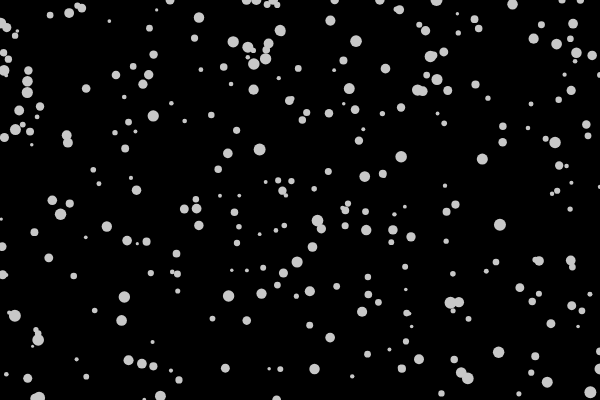
Frame 1 (no input)
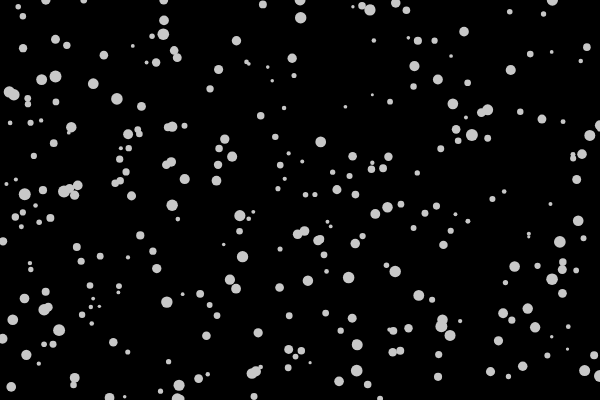
Frame 60 (no input)
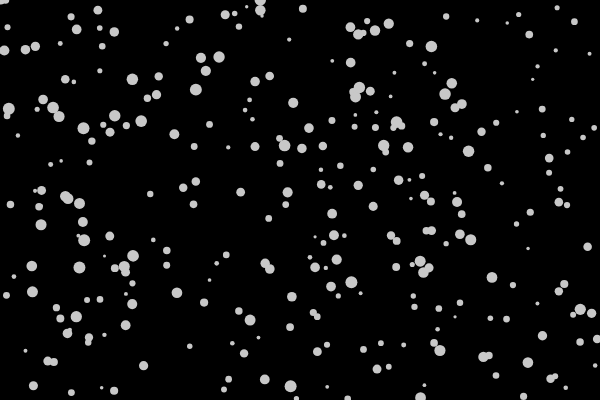
Frame 120 (the mouse pressed at the canvas centre since frame 60)

The p5.js sketch that drew these frames (run headless with seeded random() and noise() and a simulated clock; from frame 60 on, the mouse is pressed at the canvas centre):

// p5.js sketch
// ── sketch.js
// DM2008 — Activity 4b
// Objects in Motion (50 min)

// ============================
// Step 0: Global data
// ============================
let agents = []; // array to hold many objects
const NUM_START = 300; // you can tweak this

function setup() {
  createCanvas(600, 400);
  noStroke();

  // ============================
  // Step 1: Populate the array
  // - Use a loop to create multiple instances
  // - Give each instance some randomized starting values
  // ============================
  for (let i = 0; i < NUM_START; i++) {
    let x = random(width);
    let y = random(height);
    let sz = random(3, 12);
    let speedX = random(-10, 2);
    let speedY = random(10, 2);
    // TODO: pass any extra properties you plan to use
    agents.push(new Agent(x, y, sz, speedX, speedY));
  }
}

function draw() {
  background(0);

  // ============================
  // Step 2: Loop through the array
  // - Call at least TWO methods on each object
  //   e.g., update() then show()
  // ============================
  for (let i = 0; i < agents.length; i++) {
    agents[i].update(); // change over time
    agents[i].show(); // draw
  }

  // ============================
  // Step 3 (optional but recommended):
  // Removal / lifespan
  // - If your objects can "die", remove them safely.
  // - Use a backward loop to avoid skipping items when splicing.
  // ============================
  for (let i = agents.length - 1; i >= 0; i--) {
    if (agents[i].life <= 0) {
      agents.splice(i, 1);
    }
  }
}

// ============================
// Step 4: Interaction (optional)
// - Add new objects with mouse clicks
// - Toggle behaviors with keys
// ============================
function mousePressed() {
  let sz = random(3, 20);
  let speedX = random(-2, 2);
  let speedY = random(-2, 2);
  agents.push(new Agent(mouseX, mouseY, sz, speedX, speedY));
}

function keyPressed() {
  // Example toggles—feel free to customize
  if (key === "C") {
    // clear all agents
    agents = [];
  }
}

// ============================
// Step 5: Define your Class
// - Must have at least 1 property that changes over time
// - Must have at least 1 method besides show()
// - Feel free to add more properties/methods
// ============================
class Agent {
  constructor(x, y, sz, speedX, speedY) {
    // Required properties
    this.x = x;
    this.y = y;
    this.sz = sz;

    // Motion
    this.dx = speedX;
    this.dy = speedY;

    // Style (customize!)
    this.h = fill(200);
    this.a = 200;

    // Lifespan (optional)
    // use this if you want fade/shrink/remove behavior
    this.life = 50;
    this.life -= 1;
    this.sz *= 1;
 }

  // Method #1: update — change over time
  update() {
    // Basic movement
    this.x += this.dx;
    this.y += this.dy;

    // Simple screen wrap (A) or bounce (B) — pick one or implement your own:

    // (A) Wrap:
    if (this.x > width) {
      this.x = 0;
    }
    if (this.x < 0) {
      this.x = width;
    }
    if (this.y > height) {
      this.y = 0;
    }
    if (this.y < 0) {
      this.y = height;
    }

    // (B) Bounce (comment Wrap out if you use Bounce):
    // if (this.x < 0 || this.x > width) {
    //   this.dx *= -1;
    // }
    // if (this.y < 0 || this.y > height) {
    //   this.dy *= -1;
    // }

    // Example of property changing over time:
    // subtle size pulse
    // this.sz += sin(frameCount * 0.05) * 0.2;

    // Or use a lifespan:
    // this.life -= 1;        // fade over time
    // this.sz -= 0.05;     // shrink slowly
  }

  // Method #2: show — draw the object
  show() {
    // If you use HSB, set colorMode(HSB) in setup()
    // Copy-paste the line below into setup() to switch to HSB
    // colorMode(HSB, 360, 100, 100, 255);
    
    // fill(this.h, 70, 90, this.a);

    // Using RGB to keep it simple
    fill(50 + (this.h % 200), 120, 200, this.a);
    ellipse(this.x, this.y, this.sz);
  }
}

/* ============================
   TODO ideas (pick at least one):
   - Add a second method besides show(), e.g., bounce(), shrink(), changeColor()
   - Make one property evolve over time (size, hue, alpha, speed)
   - Add a key or mouse interaction that changes *all* agents (loop over array)
   - Implement removal: shrink agents and splice them when too small
============================= */
